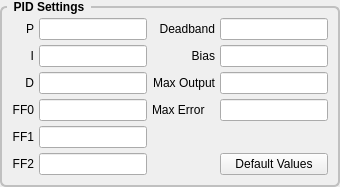
                 <widget class="QGroupBox" name="groupBox_2">
                  <property name="styleSheet">
                   <string notr="true">QGroupBox {
    font: bold;
    border: 2px solid silver;
    border-radius: 6px;
    margin-top: 6px;
}

QGroupBox::title {
    subcontrol-origin: margin;
    left: 7px;
    padding: 0px 5px 0px 5px;
}</string>
                  </property>
                  <property name="title">
                   <string>PID Settings</string>
                  </property>
                  <layout class="QGridLayout" name="gridLayout">
                   <property name="margin">
                    <number>10</number>
                   </property>
                   <property name="spacing">
                    <number>5</number>
                   </property>
                   <item row="0" column="0">
                    <widget class="QLabel" name="label_215">
                     <property name="text">
                      <string>P</string>
                     </property>
                     <property name="alignment">
                      <set>Qt::AlignRight|Qt::AlignTrailing|Qt::AlignVCenter</set>
                     </property>
                    </widget>
                   </item>
                   <item row="0" column="1">
                    <widget class="QLineEdit" name="p_0">
                     <property name="text">
                      <string/>
                     </property>
                     <property name="alignment">
                      <set>Qt::AlignRight|Qt::AlignTrailing|Qt::AlignVCenter</set>
                     </property>
                    </widget>
                   </item>
                   <item row="0" column="2">
                    <widget class="QLabel" name="label_214">
                     <property name="text">
                      <string>Deadband</string>
                     </property>
                     <property name="alignment">
                      <set>Qt::AlignRight|Qt::AlignTrailing|Qt::AlignVCenter</set>
                     </property>
                    </widget>
                   </item>
                   <item row="0" column="3">
                    <widget class="QLineEdit" name="deadband_0">
                     <property name="text">
                      <string/>
                     </property>
                     <property name="alignment">
                      <set>Qt::AlignRight|Qt::AlignTrailing|Qt::AlignVCenter</set>
                     </property>
                    </widget>
                   </item>
                   <item row="1" column="0">
                    <widget class="QLabel" name="label_216">
                     <property name="text">
                      <string>I</string>
                     </property>
                     <property name="alignment">
                      <set>Qt::AlignRight|Qt::AlignTrailing|Qt::AlignVCenter</set>
                     </property>
                    </widget>
                   </item>
                   <item row="1" column="1">
                    <widget class="QLineEdit" name="i_0">
                     <property name="text">
                      <string/>
                     </property>
                     <property name="alignment">
                      <set>Qt::AlignRight|Qt::AlignTrailing|Qt::AlignVCenter</set>
                     </property>
                    </widget>
                   </item>
                   <item row="1" column="2">
                    <widget class="QLabel" name="label_221">
                     <property name="text">
                      <string>Bias</string>
                     </property>
                     <property name="alignment">
                      <set>Qt::AlignRight|Qt::AlignTrailing|Qt::AlignVCenter</set>
                     </property>
                    </widget>
                   </item>
                   <item row="1" column="3">
                    <widget class="QLineEdit" name="bias_0">
                     <property name="text">
                      <string/>
                     </property>
                     <property name="alignment">
                      <set>Qt::AlignRight|Qt::AlignTrailing|Qt::AlignVCenter</set>
                     </property>
                    </widget>
                   </item>
                   <item row="2" column="0">
                    <widget class="QLabel" name="label_217">
                     <property name="text">
                      <string>D</string>
                     </property>
                     <property name="alignment">
                      <set>Qt::AlignRight|Qt::AlignTrailing|Qt::AlignVCenter</set>
                     </property>
                    </widget>
                   </item>
                   <item row="2" column="1">
                    <widget class="QLineEdit" name="d_0">
                     <property name="text">
                      <string/>
                     </property>
                     <property name="alignment">
                      <set>Qt::AlignRight|Qt::AlignTrailing|Qt::AlignVCenter</set>
                     </property>
                    </widget>
                   </item>
                   <item row="2" column="2">
                    <widget class="QLabel" name="label_222">
                     <property name="text">
                      <string>Max Output</string>
                     </property>
                     <property name="alignment">
                      <set>Qt::AlignRight|Qt::AlignTrailing|Qt::AlignVCenter</set>
                     </property>
                    </widget>
                   </item>
                   <item row="2" column="3">
                    <widget class="QLineEdit" name="maxOutput_0">
                     <property name="text">
                      <string/>
                     </property>
                     <property name="alignment">
                      <set>Qt::AlignRight|Qt::AlignTrailing|Qt::AlignVCenter</set>
                     </property>
                    </widget>
                   </item>
                   <item row="3" column="0">
                    <widget class="QLabel" name="label_218">
                     <property name="text">
                      <string>FF0</string>
                     </property>
                     <property name="alignment">
                      <set>Qt::AlignRight|Qt::AlignTrailing|Qt::AlignVCenter</set>
                     </property>
                    </widget>
                   </item>
                   <item row="3" column="1">
                    <widget class="QLineEdit" name="ff0_0">
                     <property name="text">
                      <string/>
                     </property>
                     <property name="alignment">
                      <set>Qt::AlignRight|Qt::AlignTrailing|Qt::AlignVCenter</set>
                     </property>
                    </widget>
                   </item>
                   <item row="4" column="0">
                    <widget class="QLabel" name="label_219">
                     <property name="text">
                      <string>FF1</string>
                     </property>
                     <property name="alignment">
                      <set>Qt::AlignRight|Qt::AlignTrailing|Qt::AlignVCenter</set>
                     </property>
                    </widget>
                   </item>
                   <item row="4" column="1">
                    <widget class="QLineEdit" name="ff1_0">
                     <property name="text">
                      <string/>
                     </property>
                     <property name="alignment">
                      <set>Qt::AlignRight|Qt::AlignTrailing|Qt::AlignVCenter</set>
                     </property>
                    </widget>
                   </item>
                   <item row="5" column="0">
                    <widget class="QLabel" name="label_220">
                     <property name="text">
                      <string>FF2</string>
                     </property>
                     <property name="alignment">
                      <set>Qt::AlignRight|Qt::AlignTrailing|Qt::AlignVCenter</set>
                     </property>
                    </widget>
                   </item>
                   <item row="5" column="1">
                    <widget class="QLineEdit" name="ff2_0">
                     <property name="text">
                      <string/>
                     </property>
                     <property name="alignment">
                      <set>Qt::AlignRight|Qt::AlignTrailing|Qt::AlignVCenter</set>
                     </property>
                    </widget>
                   </item>
                   <item row="5" column="3">
                    <widget class="QPushButton" name="pidDefault_0">
                     <property name="text">
                      <string>Default Values</string>
                     </property>
                    </widget>
                   </item>
                   <item row="3" column="2">
                    <widget class="QLabel" name="label_183">
                     <property name="text">
                      <string>Max Error</string>
                     </property>
                    </widget>
                   </item>
                   <item row="3" column="3">
                    <widget class="QLineEdit" name="maxError_0">
                     <property name="alignment">
                      <set>Qt::AlignRight|Qt::AlignTrailing|Qt::AlignVCenter</set>
                     </property>
                    </widget>
                   </item>
                  </layout>
                 </widget>
